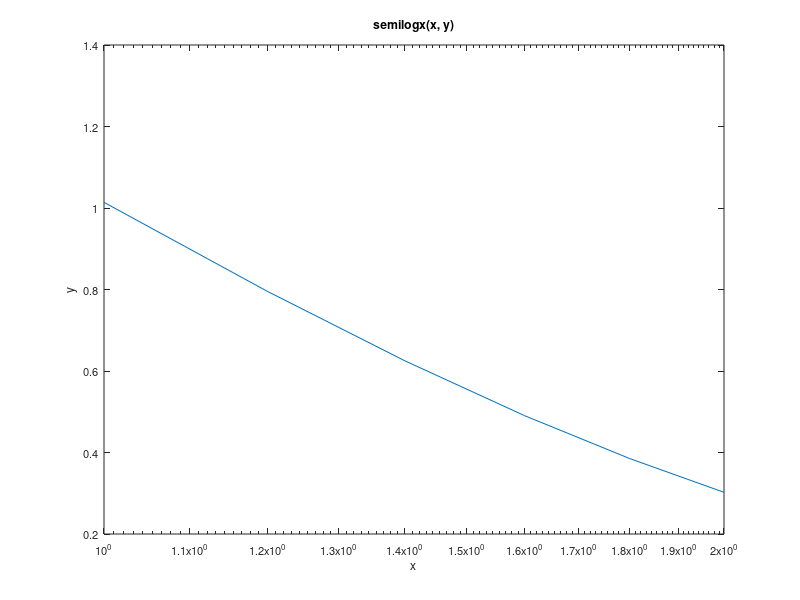

Reproduce this figure in MATLAB.
x = 1:0.2:2;
y = [1.0139, 0.7959, 0.6249, 0.4906, 0.3851, 0.3023];

#(b)
#(semilogx)
semilogx(x,y);
xlim([1, 2]);

set(gca, 'fontsize', 16);

xlabel('x');
ylabel('y');

title('semilogx(x, y)');


set(gca, 'fontsize', 8);
set(gca, 'xtick', 1:0.1:2);
